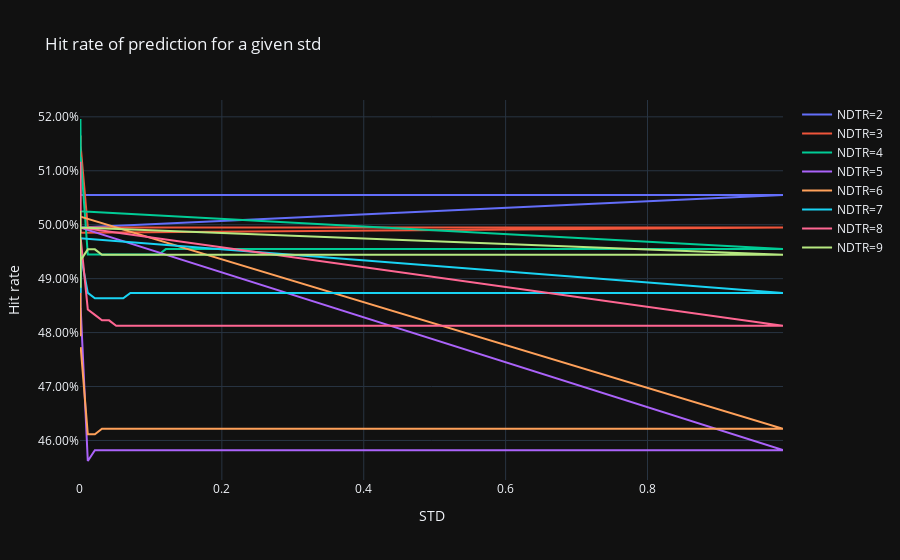

The code cell stored with this chart in its notebook:
### Code cell
# OJO CON NDTR=2 y std=0.0029
# OJO CON NDTR=4 y std=0.000075
sq_errors = []
std = 0.0003
hit_rates = []
for NDTR in np.arange(2, 10):
    for std in tqdm(np.concatenate((np.arange(0.001, 1, 0.01), np.arange(0.00001, 0.001, 0.00005)))):
        nans = 0
        actuals = []
        predictions = []
        hits = 0
        for i in np.arange(NDTR, NDTR + PREDICTIONS + 1):
            small_df = df.iloc[i: i + NDTR + 1].copy(deep=True)[['ret_o','ret_c', 'ret']].reset_index(
                drop=True)
            # small_df['ret_o'] = small_df['ret_o'] / small_df['ret_o'].mean()
            x_train = small_df.iloc[0:NDTR][['ret_o', 'ret_c']].values
            y_train = small_df['ret'].iloc[0:NDTR].values
            grnn = algorithms.PNN(std=std, verbose=False)
            grnn.train(x_train, y_train)
            if len(small_df) > NDTR:
                x_predict = small_df.iloc[NDTR][['ret_o', 'ret_c']].values
                prediction = grnn.predict([x_predict])
                if math.isnan(prediction):
                    nans += 1
                    prediction = 0
                else:
                    actual = small_df['ret'].iloc[NDTR]
                    prediction = prediction[0]
                    if np.sign(actual) == np.sign(prediction):
                        hits += 1
                    actuals.append(actual)
                    predictions.append(prediction)
        if len(actuals) > 900:
            hit_rates.append([hits / len(actuals), std, NDTR, len(actuals)])
            fig = make_subplots()
            fig.add_trace(
                go.Scatter(x=actuals, y=predictions,
                           name="Retornos", mode='lines+markers'))
            title= "PNN NDTR=" + str(NDTR) + "| std=" + str(std) + "|HitRate=" + "{:.2%}".format(hits/len(actuals))
            fig.update_layout(title=title, xaxis_title="Real", yaxis_title="Prediction")
            # fig.show()
            fig.write_image("pnn/prediction_vs_real_NDTR" + str(NDTR) + "_std" + str(std) + "_nonnorm_oc.png")

hit_df = pd.DataFrame(hit_rates, columns=['hit_rate', 'std', 'NDTR', 'predictions'])
hit_df.to_csv("pnn/hits_pnn_nonnorm_oc.csv", header=None, index=None)

hit_df = hit_df[hit_df['predictions'] > 900]
fig = make_subplots()

for NDTR in hit_df['NDTR'].unique():
    actual_hdf = hit_df[hit_df['NDTR'] == NDTR]
    fig.add_trace(
        go.Scatter(x=actual_hdf['std'], y=actual_hdf['hit_rate'].apply(lambda x: 1 - x), name="NDTR=" + str(NDTR),
                   mode="lines"))

fig.update_layout(yaxis_tickformat=".2%", title="Hit rate of prediction for a given std", xaxis_title="STD",
                  yaxis_title="Hit rate", xaxis_tickformat="none")
fig.write_image("pnn/hitrate_nonnorm_oc.png")

fig.show()
